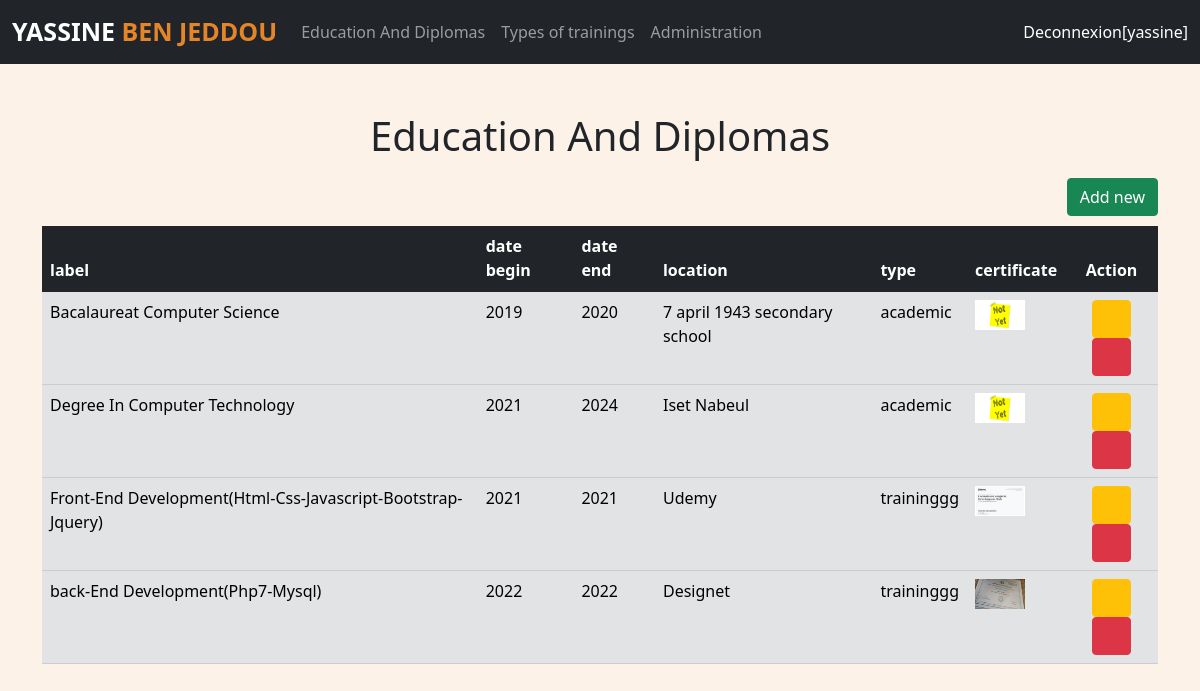
/config/education (signed in), run on the app's committed database.
### cv/models.py (models this page shows, shortened)
class Education(models.Model):
    x=[
        ('education','education'),
        ('training','training')
    ]
    libelle = models.CharField(max_length=100)
    beginDate=models.IntegerField()
    endDate=models.IntegerField()
    location=models.CharField(max_length=50)
    certificate=models.ImageField( upload_to="cv/static/certificates/", default="cv/static/certificates/certificate.png")
    type = models.ForeignKey('Type', on_delete=models.CASCADE,)

class Type(models.Model):
    libelle= models.CharField(max_length=50)

### configuration/views.py (the view)
# urls.py: path('education', views.dashborad_education, name='dashboard_education'),
@login_required
@cache_control(no_cache=True, must_revalidate=True,no_store=True)
def dashborad_education(request):
    template = loader.get_template('dashboard-education.html')
    educ = Education.objects.all().values()
    types = Type.objects.all().values()
    context = {
        "educ":educ,
        "types":types,
    }
    return HttpResponse(template.render(context, request))

### configuration/templates/dashboard-education.html (shortened to what this page needs)
<!DOCTYPE html>
<html lang="en">
<head>
    {% load static %}
    <link rel="stylesheet" href="{% static 'css/all.css' %}  ">
    <link rel="stylesheet" href="{% static 'css/bootstrap.css' %}">
    <link rel="stylesheet" href="{% static 'css/style1.css' %}">
</head>
<body>
  {% include 'navbar1.html' %}
      <div class="container">
        <h1 class="mt-5  text-center">Education And Diplomas</h1>
        <a class="btn btn-success add-btn" href="#addForm" id="add">Add new</a>
        <table class="table">
            <thead>
                <tr class="table-dark">
                    <th>label</th>
                    <th>date begin</th>
                    <th>date end</th>
                    <th>location</th>
                    <th>type</th>
                    <th>certificate</th>
                    <th class="text-center">Action</th>
                </tr>
            </thead>
            <tbody>
                {% for t in types %}
                {% for e in educ %}
                {% if t.id == e.type_id   %}
                <tr class="table-secondary">
                    <td>{{e.libelle}}</td>
                    <td>{{e.beginDate}}</td>
                    <td>{{e.endDate}}</td>
                    <td>{{e.location}}</td>
                    <td>{{t.libelle}}</td>
                    <td><a href="/{{e.certificate}}" target="_blank"><img src="/{{e.certificate}}" style="height: 30px;width: 50px;" alt=""></a></td>
                    <td class="text-center"><a href="update_educ/{{ e.id }}" class="btn btn-warning" title="Modify"><i class="fas fa-tools"></i></a>
                        <a  type="button" class="btn btn-danger" title="Delete" data-bs-toggle="modal" data-bs-target="#exampleModal{{e.id}}" ><i class="fas fa-trash-alt"></i></a>
                    </td>
                </tr>
                {% endif %}
                {% endfor %}
                {% endfor %}
            </tbody>
        </table>
      </div>
</body>
</html>

### configuration/templates/navbar1.html (shortened to what this page needs)
<nav class="navbar navbar-expand-lg  navbar-dark bg-dark">
    <div class="container-fluid">
      <a class="navbar-brand logo" href="#" >{{request.user.first_name}} <span> {{request.user.last_name}}</span> </a>
      <div class="collapse navbar-collapse" id="navbarSupportedContent">
        <ul class="navbar-nav me-auto mb-2 mb-lg-0">
          <li class="nav-item">
            <a class="nav-link" aria-current="page" href="{% url 'dashboard_education' %}">Education And Diplomas                </a>
         </li>
          <li class="nav-item">
            <a class="nav-link" href="{% url 'types' %}">Types of trainings</a>
          </li>
          <li class="nav-item">
            <a class="nav-link" href="/admin">Administration</a>
          </li>
        </ul>
        <div class="d-flex">
        <p class="deconnexion col-12"><a href="{% url 'disconnect' %}">Deconnexion[{{request.session.username}}]</a> </p>
        </div>
      </div>
    </div>
  </nav>

### cv/static/css/all.css (style rules this page uses)
.fa, .fas, .far, .fal, .fad, .fab { -moz-osx-font-smoothing: grayscale; -webkit-font-smoothing: antialiased; display: inline-block; font-style: normal; font-variant: normal; text-rendering: auto; line-height: 1; }
.fa-tools:before { content: "\f7d9"; }
.fa-trash-alt:before { content: "\f2ed"; }
.fa, .fas { font-family: 'Font Awesome 5 Free'; font-weight: 900; }

### cv/static/css/style1.css (style rules this page uses)
* { padding: 0; margin: 0; }
body { background-color: #fcf2e8; }
.logo { text-transform: uppercase; color:var(--white-color); font-size: 25px; font-weight: bolder; text-decoration: none; }
.logo span { color: #e38528; }
.deconnexion { color: white; margin-bottom: 0px; }
.deconnexion a { text-decoration: none; color: white; }
.add-btn { float: right; margin: 10px 0; }

### data on the page
Type: libelle "academic"
Education: libelle "Bacalaureat Computer Science", beginDate "2019", endDate "2020", location "7 april 1943 secondary school", certificate (picture)
Education: libelle "Degree In Computer Technology", beginDate "2021", endDate "2024", location "Iset Nabeul", certificate (picture)
Type: libelle "traininggg"
Education: libelle "Front-End Development(Html-Css-Javascript-Bootstrap-Jquery)", beginDate "2021", endDate "2021", location "Udemy", certificate (picture)
Education: libelle "back-End Development(Php7-Mysql)", beginDate "2022", endDate "2022", location "Designet", certificate (picture)

### other printed values
{{ request.user.first_name }} "YASSINE"
{{ request.user.last_name }} "BEN JEDDOU"
{{ request.session.username }} "yassine"
